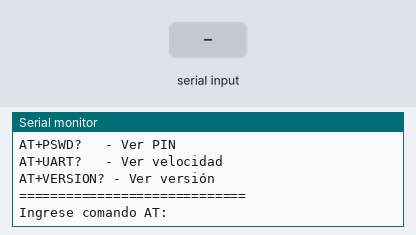
This sketch was run on a simulated Arduino Uno, built with avr-gcc and run on an emulated ATmega328P. Parts: the last lines printed to the serial monitor. The inputs (shaded band) are chosen by the test bench.

Above: at 1.4 s.
1.5 s: "1" received over Serial
At 3.2 s:
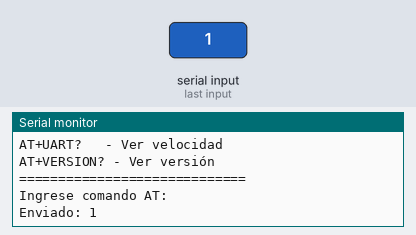
4.0 s: "1" received over the second serial link
At 6.1 s:
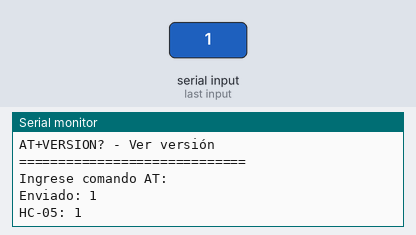
6.4 s: "0" received over Serial
At 7.8 s:
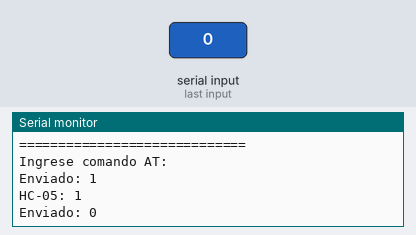
7.9 s: "0" received over the second serial link
At 9.2 s:
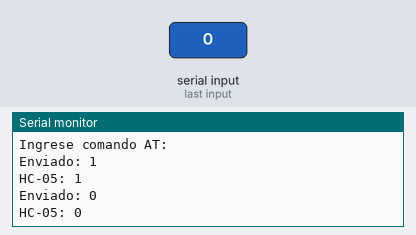

Measured:
- after the input at 1.5 s, the serial monitor: prints a new line after 1.0 s (image 1)
- after the input at 4.0 s, the serial monitor: prints a new line after 1.0 s (image 2)
- after the input at 6.4 s, the serial monitor: prints a new line after 1.0 s (image 3)
- after the input at 7.9 s, the serial monitor: prints a new line after 1.0 s (image 4)

The sketch:

FutbolBluetooth2025.ino
```cpp
#include <SoftwareSerial.h>

// CONEXIONES PARA MODO AT:
// HC-05 TX → Arduino Pin 2
// HC-05 RX → Arduino Pin 3
// HC-05 EN/KEY → Arduino Pin 3.3V (ANTES de encender)
// HC-05 VCC → Arduino 5V
// HC-05 GND → Arduino GND

SoftwareSerial bluetooth(2, 3); // RX, TX para modo AT

void setup() {
  Serial.begin(9600);
  bluetooth.begin(38400); // HC-05 en modo AT usa 38400 baudios

  Serial.println("=== CONFIGURADOR HC-05 ===");
  Serial.println("Comandos disponibles:");
  Serial.println("AT         - Probar conexión");
  Serial.println("AT+ORGL    - Reset a fábrica");
  Serial.println("AT+NAME?   - Ver nombre");
  Serial.println("AT+PSWD?   - Ver PIN");
  Serial.println("AT+UART?   - Ver velocidad");
  Serial.println("AT+VERSION? - Ver versión");
  Serial.println("=============================");
  Serial.println("");
  Serial.println("Ingrese comando AT:");
}

void loop() {
  // Enviar datos del HC-05 al monitor serie
  if (bluetooth.available()) {
    String response = bluetooth.readString();
    Serial.print("HC-05: ");
    Serial.println(response);
  }

  // Enviar comandos del monitor serie al HC-05
  if (Serial.available()) {
    String command = Serial.readString();
    command.trim(); // Eliminar espacios en blanco
    bluetooth.println(command);
    Serial.print("Enviado: ");
    Serial.println(command);
  }
}
```
